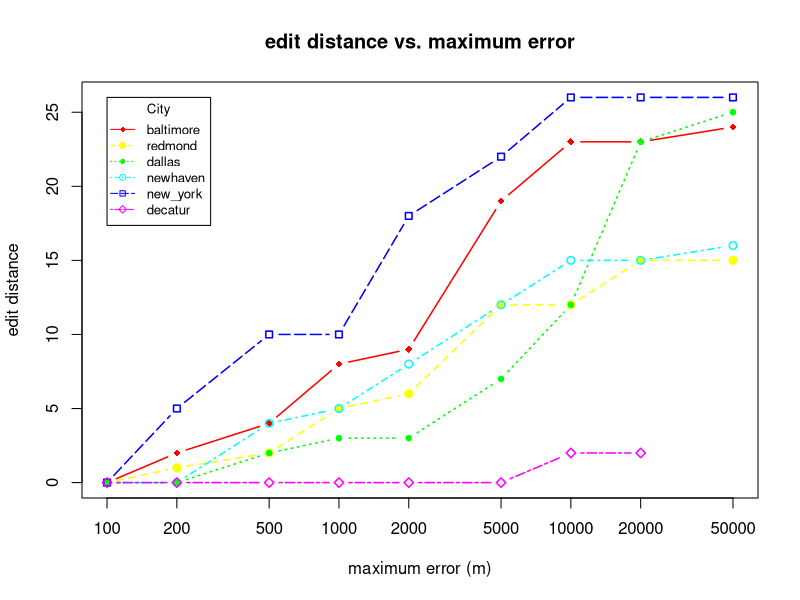

Source code (R):
# Create Line Chart

jpeg("./../restaurant_finder/medians_across_city_50.jpg")

# convert factor to numeric for convenience 
Medians <- read.csv("./../restaurant_finder/medians_across_city_50.csv")
nlocations <- length(unique(Medians$location))
locations <- unique(Medians$location)

# get the range for the x and y axis 
xrange <- range(Medians$skew)
yrange <- range(Medians$distortion)

# set up the plot 
plot(xrange, yrange, type="n", xlab="maximum error (m)", log="x",
  	      ylab="edit distance") 
colors <- rainbow(nlocations)
linetype <- c(1:nlocations) 
plotchar <- seq(18,18+nlocations,1)

# add lines 
for (i in 1:nlocations) { 
  city <- subset(Medians, location==locations[i])
  lines(sort(city$skew), sort(city$distortion), type="b", lwd=1.5,
    lty=linetype[i], col=colors[i], pch=plotchar[i])
} 

# add a title and subtitle 
title("edit distance vs. maximum error")

# add a legend 
legend(xrange[1], yrange[2], locations, cex=0.8, col=colors,
  		   pch=plotchar, lty=linetype, title="City")

dev.off()
